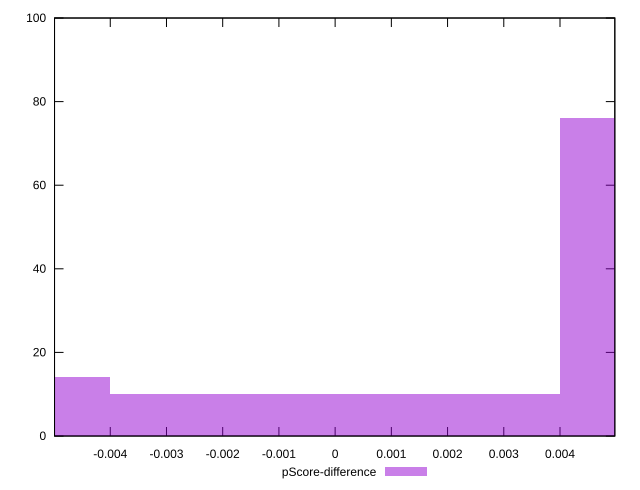

Recreate this plot in gnuplot.
reset

$pScoreDifference <<EOF
0 10
0.0079962658289493 76
-0.0079962658289493 14
EOF

set key outside below
set boxwidth 0.0079962658289493
set xrange [-0.004991353310517579:0.0049752017550493965]
set yrange [0:100]
set trange [0:100]
set style fill transparent solid 0.5 noborder
set terminal svg size 640, 490 enhanced background rgb 'white'
set output "reports/report_00033_2021-03-01T14-23-16.841Z/largest-contentful-paint/samples/astro-inner-cached/pScore-difference/histogram.svg"

plot $pScoreDifference title "pScore-difference" with boxes

reset
